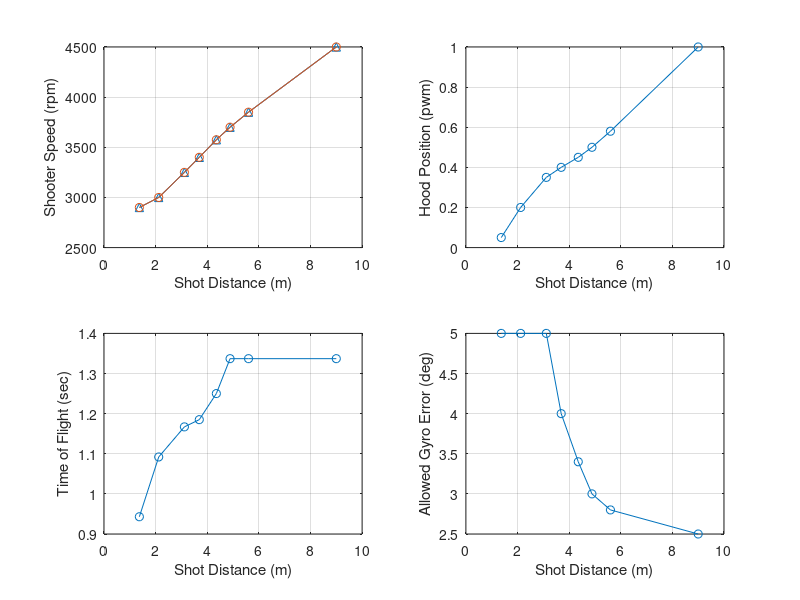

Write the MATLAB code that produced this figure.
%% Output Overrides
TEST_Output_Override_Flag = 0;
TEST_Transfer_Motor_DC_OV = 0;
TEST_Feeder_Motor_DC_OV = 0;
TEST_Shooter_Motor_DC_Left_OV = 0;
TEST_Shooter_Motor_DC_Center_OV = 0;
TEST_Shooter_Motor_DC_Right_OV = 0;
TEST_Desired_Hood_Enable_OV = 0;
TEST_Desired_Hood_Pos_OV = 0.05;
TEST_Intake_Arm_Motor_DC_OV = 0;
TEST_Intake_Roller_Motor_DC_OV = 0;

%% Field Element Position Data
Field_BlueAllianceZoneX = 182.11*0.0254;            % Meters
Field_RedAllianceZoneX  = (651.22-182.11)*0.0254;    % Meters
Field_Blue_Hub_X        = 182.11*0.0254;             % Meters
Field_Hub_Y             = 158.84*0.0254;             % Meters
Field_Red_Hub_X         = (651.22-182.11)*0.0254;    % Meters
Field_Pass_Y_Top        = (317.69-(49.84/2))*0.0254;
Field_Pass_Y_Bottom     = (49.84/2)*0.0254;
Field_Blue_Pass_X       = (156.61/2)*0.0254;
Field_Red_Pass_X        = (651.22-((156.61/2)))*0.0254;

%% Shooting Control Data
% Targets
Rebuilt_Transfer_Minimum_Factor = 0.8;
Rebuilt_Target_Transfer_Speed = 4000;   % rpm
Rebuilt_Negative_Feeder_Speed = -1000;
Rebuilt_Target_Feeder_Speed = Rebuilt_Target_Transfer_Speed*0.84;  % rpm
% (the 0.84 factor sets feeder belt linear speed to match transfer wheel surface linear speed)
% Assumes 4 inch diameter transfer wheels and 24 tooth pulleys driving the belts

Rebuilt_Shot_Init_Time = 0.4; % Seconds

% Condition Checks
Rebuilt_Shoot_Robot_Velocity_Max = 1.7;   % meter/second
Rebuilt_Shoot_Motor_Max_Error = 100;    % rpm
Rebuilt_Shoot_Hood_Pos_Max_Error = 0.03;    % pwm position

% Check if Hub is Active for Scoring
Time_TeleOp = 160 - 20;
Time_offset = 3;
Time_Transition = 10;
Time_Shift_1 = 35;
Time_Shift_2 = 60;
Time_Shift_3 = 85;
Time_Shift_4 = 110;
Auto_Timer = 30;
Shift_Timer = 25;
End_Game_Timer = 30; 

Rebuilt_Match_Time_TeleOp = Time_TeleOp;
Rebuilt_Match_Time_Transition  = Time_Transition - Time_offset; 
Rebuilt_Match_Time_Shift_1  = Time_Shift_1 - Time_offset; 
Rebuilt_Match_Time_Shift_2  = Time_Shift_2 - Time_offset; 
Rebuilt_Match_Time_Shift_3  = Time_Shift_3 - Time_offset;
Rebuilt_Match_Time_Shift_4  = Time_Shift_4 - Time_offset;
Rebuilt_Match_Time_Auto_Timer  = Auto_Timer - Time_offset;
Rebuilt_Match_Time_Shift_Timer  = Shift_Timer;
Rebuilt_Match_Time_End_Game_Timer = End_Game_Timer + Time_offset; 

clear Time_TeleOp Time_offset Time_Transition Time_Shift_1 Time_Shift_2
clear Time_Shift_3 Time_Shift_4 Auto_Timer Shift_Timer End_Game_Timer

% Iteration error target threshold
Rebuilt_Shoot_Target_Error_Thresh = 0.1;    % Meters

Rebuilt_Des_Gyro_Shoot_Offset = -1;  % Degrees

% Distance (m)
Rebuilt_Shoot_Dist_0 = 1.370;
Rebuilt_Shoot_Dist_1 = 2.120;
Rebuilt_Shoot_Dist_2 = 3.115;
Rebuilt_Shoot_Dist_3 = 3.692;
Rebuilt_Shoot_Dist_4 = 4.353;
Rebuilt_Shoot_Dist_5 = 4.884;
Rebuilt_Shoot_Dist_6 = 5.6;
Rebuilt_Shoot_Dist_7 = 9; %6.5;

% Desired_Shooter_Motor_Speed Init (rpm)
Rebuilt_Shoot_Shooter_Spd_I_0 = 2900;
Rebuilt_Shoot_Shooter_Spd_I_1 = 3000;
Rebuilt_Shoot_Shooter_Spd_I_2 = 3250;
Rebuilt_Shoot_Shooter_Spd_I_3 = 3400;
Rebuilt_Shoot_Shooter_Spd_I_4 = 3575;
Rebuilt_Shoot_Shooter_Spd_I_5 = 3700;
Rebuilt_Shoot_Shooter_Spd_I_6 = 3850;
Rebuilt_Shoot_Shooter_Spd_I_7 = 4500;

% Desired_Shooter_Motor_Speed (rpm)
Rebuilt_Shoot_Shooter_Spd_0 = 2900;
Rebuilt_Shoot_Shooter_Spd_1 = 3000;
Rebuilt_Shoot_Shooter_Spd_2 = 3250;
Rebuilt_Shoot_Shooter_Spd_3 = 3400;
Rebuilt_Shoot_Shooter_Spd_4 = 3575;
Rebuilt_Shoot_Shooter_Spd_5 = 3700;
Rebuilt_Shoot_Shooter_Spd_6 = 3850;
Rebuilt_Shoot_Shooter_Spd_7 = 4500;

% Desired Hood Position (pwm)
Rebuilt_Shoot_Hood_Pos_0 = 0.05;
Rebuilt_Shoot_Hood_Pos_1 = 0.20;
Rebuilt_Shoot_Hood_Pos_2 = 0.35;
Rebuilt_Shoot_Hood_Pos_3 = 0.4;
Rebuilt_Shoot_Hood_Pos_4 = 0.45;
Rebuilt_Shoot_Hood_Pos_5 = 0.5;
Rebuilt_Shoot_Hood_Pos_6 = 0.58;
Rebuilt_Shoot_Hood_Pos_7 = 1;

% Time of Flight (sec)
Rebuilt_Shoot_TOF_0 = 0.943;
Rebuilt_Shoot_TOF_1 = 1.092;
Rebuilt_Shoot_TOF_2 = 1.167;
Rebuilt_Shoot_TOF_3 = 1.185;
Rebuilt_Shoot_TOF_4 = 1.250;
Rebuilt_Shoot_TOF_5 = 1.337;
Rebuilt_Shoot_TOF_6 = 1.337;
Rebuilt_Shoot_TOF_7 = 1.337;

% Allowed Gyro Error (degrees ... convert to radians in model)
Rebuilt_Shoot_Gyro_Err_0 = 5;
Rebuilt_Shoot_Gyro_Err_1 = 5;
Rebuilt_Shoot_Gyro_Err_2 = 5;
Rebuilt_Shoot_Gyro_Err_3 = 4;
Rebuilt_Shoot_Gyro_Err_4 = 3.4;
Rebuilt_Shoot_Gyro_Err_5 = 3;
Rebuilt_Shoot_Gyro_Err_6 = 2.8;
Rebuilt_Shoot_Gyro_Err_7 = 2.5;

% PLOT TABLES
    plot_dist     = [Rebuilt_Shoot_Dist_0 Rebuilt_Shoot_Dist_1 Rebuilt_Shoot_Dist_2 Rebuilt_Shoot_Dist_3 Rebuilt_Shoot_Dist_4 Rebuilt_Shoot_Dist_5 Rebuilt_Shoot_Dist_6 Rebuilt_Shoot_Dist_7];
    plot_shooter_i= [Rebuilt_Shoot_Shooter_Spd_I_0 Rebuilt_Shoot_Shooter_Spd_I_1 Rebuilt_Shoot_Shooter_Spd_I_2 Rebuilt_Shoot_Shooter_Spd_I_3 Rebuilt_Shoot_Shooter_Spd_I_4 Rebuilt_Shoot_Shooter_Spd_I_5 Rebuilt_Shoot_Shooter_Spd_I_6 Rebuilt_Shoot_Shooter_Spd_I_7];
    plot_shooter  = [Rebuilt_Shoot_Shooter_Spd_0 Rebuilt_Shoot_Shooter_Spd_1 Rebuilt_Shoot_Shooter_Spd_2 Rebuilt_Shoot_Shooter_Spd_3 Rebuilt_Shoot_Shooter_Spd_4 Rebuilt_Shoot_Shooter_Spd_5 Rebuilt_Shoot_Shooter_Spd_6 Rebuilt_Shoot_Shooter_Spd_7];
    plot_hood     = [Rebuilt_Shoot_Hood_Pos_0 Rebuilt_Shoot_Hood_Pos_1 Rebuilt_Shoot_Hood_Pos_2 Rebuilt_Shoot_Hood_Pos_3 Rebuilt_Shoot_Hood_Pos_4 Rebuilt_Shoot_Hood_Pos_5 Rebuilt_Shoot_Hood_Pos_6 Rebuilt_Shoot_Hood_Pos_7];
    plot_tof      = [Rebuilt_Shoot_TOF_0 Rebuilt_Shoot_TOF_1 Rebuilt_Shoot_TOF_2 Rebuilt_Shoot_TOF_3 Rebuilt_Shoot_TOF_4 Rebuilt_Shoot_TOF_5 Rebuilt_Shoot_TOF_6 Rebuilt_Shoot_TOF_7];
    plot_gyro_err = [Rebuilt_Shoot_Gyro_Err_0 Rebuilt_Shoot_Gyro_Err_1 Rebuilt_Shoot_Gyro_Err_2 Rebuilt_Shoot_Gyro_Err_3 Rebuilt_Shoot_Gyro_Err_4 Rebuilt_Shoot_Gyro_Err_5 Rebuilt_Shoot_Gyro_Err_6 Rebuilt_Shoot_Gyro_Err_7];
    
    figure(1)
    subplot(2,2,1)
    plot(plot_dist,plot_shooter_i,'-^')
    hold on
    plot(plot_dist,plot_shooter,'-o')
    xlabel('Shot Distance (m)')
    ylabel('Shooter Speed (rpm)')
    grid on
    
    subplot(2,2,2)
    plot(plot_dist,plot_hood,'-o')
    xlabel('Shot Distance (m)')
    ylabel('Hood Position (pwm)')
    grid on
    
    subplot(2,2,3)
    plot(plot_dist,plot_tof,'-o')
    xlabel('Shot Distance (m)')
    ylabel('Time of Flight (sec)')
    grid on
    
    subplot(2,2,4)
    plot(plot_dist,plot_gyro_err,'-o')
    xlabel('Shot Distance (m)')
    ylabel('Allowed Gyro Error (deg)')
    grid on
    
    % need to clear from workspace so not included in code generation
    clear plot_dist plot_shooter plot_hood plot_tof plot_gyro_err

% Control Parameters to Calculate Duty Cycle
Rebuilt_Feeder_Motor_Gain_FF = 1/7854;

Rebuilt_Transfer_Motor_Gain_FF = 1/7854;
Rebuilt_Transfer_Motor_Gain_P = 0.0001;
Rebuilt_Transfer_Motor_Gain_I = 0.001*0.02;
Rebuilt_Transfer_Error_Integral_Enable = 300;

Rebuilt_Shooter_Motor_Gain_FF = 1/6048;
Rebuilt_Shooter_Motor_Gain_P = 0.0005;
Rebuilt_Shooter_Motor_Gain_I = 0.001*0.02;
Rebuilt_Shooter_Error_Integral_Enable = 300;

% Hood Position Servo Properties
Rebuilt_Hood_Servo_Pos_Min = 0.05;
Rebuilt_Hood_Servo_Pos_Max = 1;
Rebuilt_Hood_Servo_Rate_Limit_Inc = 32/50*0.02;   % no load 32 mm/sec, total stroke 50 mm
Rebuilt_Hood_Servo_Rate_Limit_Dec = -Rebuilt_Hood_Servo_Rate_Limit_Inc;

%% Intake
Rebuilt_Intake_Des_Angle_In = -40;
Rebuilt_Intake_Meas_In_Disable = -20;   % disable motor when angle is less than this value and the desired anle is the in angle
Rebuilt_Intake_Meas_Out_Disable = 80;   % disable motor when angle is more than this value and the desired anle is the out angle
Rebuilt_Intake_Des_Angle_Out = 90;

Rebuilt_Intake_Cycle_Angle_In = 0;
Rebuilt_Intake_Cycle_Angle_Out = 70;

Rebuilt_Intake_RL_Inc =  100/2*0.02;
Rebuilt_Intake_RL_Dec = -100/2*0.02;

Rebuilt_Intake_Arm_Gain_P = 0.001;
Rebuilt_Intake_Arm_Gain_D = 0;

Rebuilt_Roller_Desired_Speed = 4500;
Rebuilt_Roller_Motor_Gain_FF = 1/7854;
Rebuilt_Roller_Motor_Gain_P = 0.0001;
Rebuilt_Roller_Motor_Gain_I = 0.001*0.02;
Rebuilt_Roller_Error_Integral_Enable = 300;
